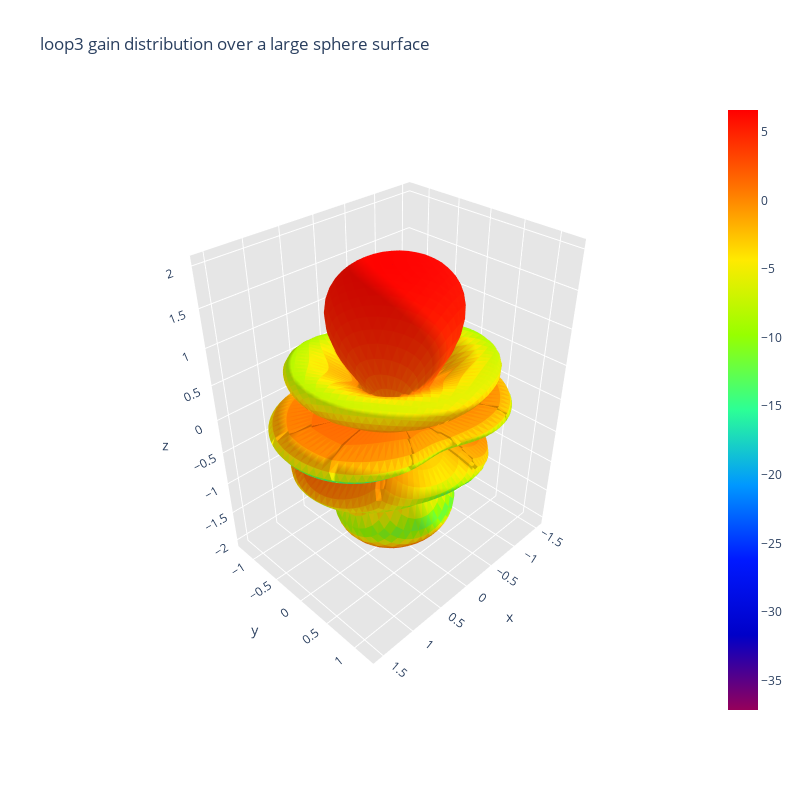

Notebook cell for this chart:
### Code cell
# Dense mesh for a sphere used in radiation calculations
filename_sphere_dense = '../../data/sphere_mesh/sphere_dense.mat'

mesh2_mat = 'data/antennas_mesh2/loop3_mesh2.mat'
current_mat = 'data/antennas_current/loop3_current.mat'
gain_power_mat = 'data/antennas_gain_power/loop3_gain_power.mat'

observationPoint = np.array([0, 0, 100])

calculate_electric_magnetic_field_at_point(mesh2_mat, current_mat, observationPoint, radiation=True)

print("Calculating radiation intensity distribution over sphere surface...")
radiation_intensity_distribution_over_sphere_surface(mesh2_mat, current_mat, filename_sphere_dense, radiation=True)

# Step 3: Generating the directivity pattern
print("Generating antenna directivity pattern...")
antenna_directivity_pattern(mesh2_mat, current_mat, gain_power_mat, radiation=True)

### Figure 1 — Plotly figure (JSON) as saved in the notebook; plotly's stock layout.template omitted (floating-point values rounded to 4 significant figures; data arrays with more than 128 entries replaced by an {"elided": "..."} marker saying what was removed)
{"data": [{"facecolor": {"elided": "8000 str values"}, "i": {"elided": "8000 int values"}, "j": {"elided": "8000 int values"}, "k": {"elided": "8000 int values"}, "name": "", "type": "mesh3d", "x": {"elided": "4002 float values"}, "y": {"elided": "4002 float values"}, "z": {"elided": "4002 float values"}}, {"hoverinfo": "none", "marker": {"color": [-37.15, 6.593], "colorscale": [[0, "rgb(150, 0, 90)"], [0.125, "rgb(0, 0, 200)"], [0.25, "rgb(0, 25, 255)"], [0.375, "rgb(0, 152, 255)"], [0.5, "rgb(44, 255, 150)"], [0.625, "rgb(151, 255, 0)"], [0.75, "rgb(255, 234, 0)"], [0.875, "rgb(255, 111, 0)"], [1, "rgb(255, 0, 0)"]], "showscale": true, "size": 0.1}, "mode": "markers", "showlegend": false, "type": "scatter3d", "x": [0.1229], "y": [0.0893], "z": [1.984]}], "layout": {"height": 800, "scene": {"aspectratio": {"x": 0.7761, "y": 0.6278, "z": 1}, "xaxis": {"backgroundcolor": "rgb(230, 230, 230)", "gridcolor": "rgb(255, 255, 255)", "showbackground": true, "zerolinecolor": "rgb(255, 255, 255)"}, "yaxis": {"backgroundcolor": "rgb(230, 230, 230)", "gridcolor": "rgb(255, 255, 255)", "showbackground": true, "zerolinecolor": "rgb(255, 255, 255)"}, "zaxis": {"backgroundcolor": "rgb(230, 230, 230)", "gridcolor": "rgb(255, 255, 255)", "showbackground": true, "zerolinecolor": "rgb(255, 255, 255)"}}, "title": {"text": "loop3 gain distribution over a large sphere surface"}, "width": 800}}
